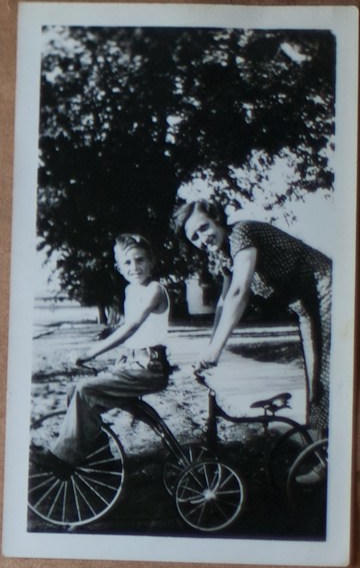
#> input picture sub_images/laura-fuhrman-73OJLcahQHg-unsplash_sub_0_7ca3248c-8a8d-4dc5-81fa-34703e6caf20.jpg, 360 x 568 px
$ python extract_polaroids.py sub_images/laura-fuhrman-73OJLcahQHg-unsplash_sub_0_7ca3248c-8a8d-4dc5-81fa-34703e6caf20.jpg
#> lines starting #> are read from the running program, lines starting #| are printed output that depends on the picture; after the words box and inside, x2 and y2 are one past the last pixel; in counts of white or black regions, pixels touching at a corner belong together
#!/usr/bin/env python3
"""
Extracts individual polaroid photos from a grid layout using contour detection.
"""

import cv2
import numpy as np
import json
import sys

def extract_polaroids(image_path):
    # Read the image
    img = cv2.imread(image_path)
#> img is the input picture: shape (568, 360, 3); mean B, G, R 96.7, 92.7, 87
    if img is None:
        return []

    # Convert to grayscale
    gray = cv2.cvtColor(img, cv2.COLOR_BGR2GRAY)
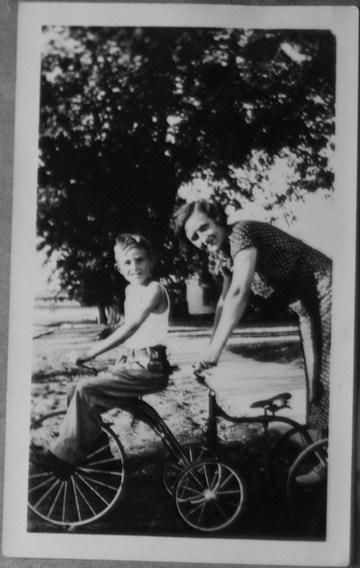
#> gray: shape (568, 360); min 0, max 207, mean 91.4

    # Apply bilateral filter to reduce noise while keeping edges sharp
    filtered = cv2.bilateralFilter(gray, 9, 75, 75)
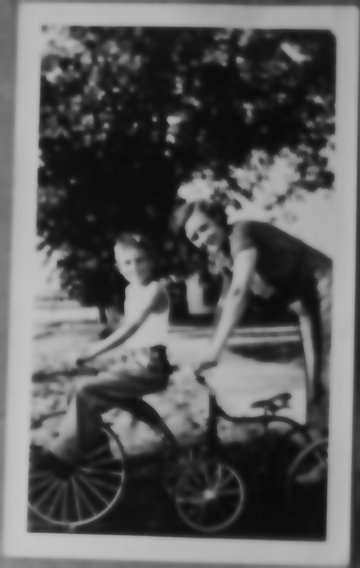
#> filtered: shape (568, 360); min 8, max 199, mean 91.4

    # Apply adaptive thresholding to get binary image
    thresh = cv2.adaptiveThreshold(filtered, 255, cv2.ADAPTIVE_THRESH_GAUSSIAN_C,
                                   cv2.THRESH_BINARY, 11, 2)
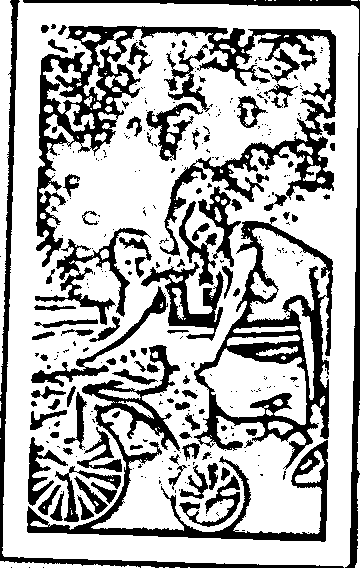
#> thresh: shape (568, 360); 70.3% white; 340 black regions (238 under 20 px), largest, box (x1, y1, x2, y2) and area: (36, 26, 336, 267) 14939, (194, 217, 333, 470) 9009, (27, 345, 328, 542) 7375

    # Apply morphological operations to clean up the image
    kernel = np.ones((5,5), np.uint8)
    morph = cv2.morphologyEx(thresh, cv2.MORPH_CLOSE, kernel)
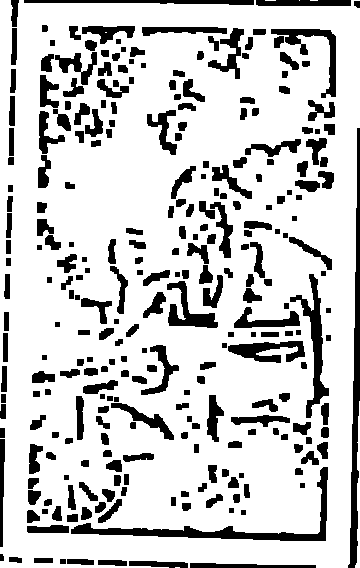
#> morph: shape (568, 360); 79.7% white; 275 black regions, largest, box (x1, y1, x2, y2) and area: (71, 467, 328, 541) 2345, (348, 128, 360, 568) 2289, (290, 274, 329, 418) 1415
    morph = cv2.morphologyEx(morph, cv2.MORPH_OPEN, kernel)
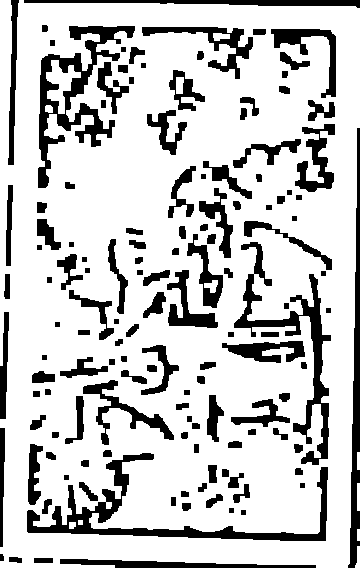
#> morph: shape (568, 360); 78.4% white; 134 black regions

    # Find contours
    contours, _ = cv2.findContours(morph, cv2.RETR_EXTERNAL, cv2.CHAIN_APPROX_SIMPLE)
#> contours = 5 contours; box (x1, y1, x2, y2) and area: (0, 0, 360, 568) 195916, (357, 483, 360, 511) 54, (355, 546, 360, 568) 49, (357, 452, 360, 470) 34, (357, 529, 360, 541) 22

    # Filter contours to find rectangular regions (polaroids)
    rectangles = []
    img_area = img.shape[0] * img.shape[1]
#> img_area = 204480

    for contour in contours:
        # Get bounding rectangle
        x, y, w, h = cv2.boundingRect(contour)

        # Calculate area and aspect ratio
        area = w * h
        aspect_ratio = w / h if h > 0 else 0

        # Filter based on size and aspect ratio
        # Polaroids are typically squarish to slightly rectangular
        if (area > img_area * 0.005 and  # At least 0.5% of image
            area < img_area * 0.5 and      # At most 50% of image
            0.5 < aspect_ratio < 2.0 and   # Reasonable aspect ratio
            w > 100 and h > 100):          # Minimum size

            # Check if the contour is approximately rectangular
            epsilon = 0.02 * cv2.arcLength(contour, True)
            approx = cv2.approxPolyDP(contour, epsilon, True)

            # A rectangle should have 4 vertices
            if len(approx) >= 4 and len(approx) <= 8:
                rectangles.append({
                    'x': int(x),
                    'y': int(y),
                    'width': int(w),
                    'height': int(h),
                    'confidence': float(len(approx) == 4)  # Higher confidence for perfect rectangles
                })
#> this loop made 5 passes
#> (contour, x, y, w, h, area, aspect_ratio) on passes 2 to 4: ([[357, 529], [357, 540], [359, 540], [359, 529]], 357, 529, 3, 12, 36, 0.25), ([[357, 483], [357, 510], [359, 510], [359, 483]], 357, 483, 3, 28, 84, 0.107), ([[357, 452], [357, 469], [359, 469], [359, 452]], 357, 452, 3, 18, 54, 0.167)
#> (x, y, w, h, area, aspect_ratio) on passes 1, 5: (355, 546, 5, 22, 110, 0.227), (0, 0, 360, 568, 204480, 0.634)
#> after the loop, rectangles = []

    # Sort by position (top to bottom, left to right)
    rectangles.sort(key=lambda r: (r['y'] // 100, r['x']))

    return rectangles

if __name__ == "__main__":
    if len(sys.argv) != 2:
        print(json.dumps([]))
        sys.exit(0)

    image_path = sys.argv[1]
    rectangles = extract_polaroids(image_path)
#> rectangles = []
    print(json.dumps(rectangles))

$ run again, on sub_images/laura-fuhrman-73OJLcahQHg-unsplash_sub_2_75bc04e0-127b-41fc-ad16-7afe8d56e349.jpg
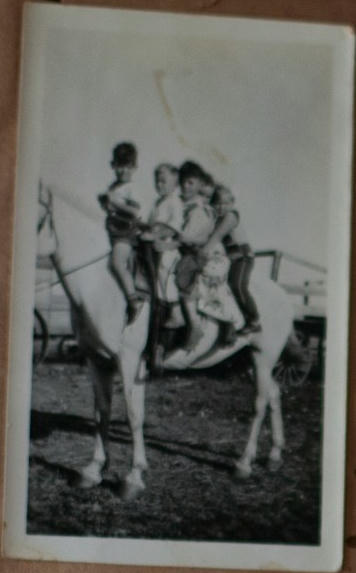
#> input picture sub_images/laura-fuhrman-73OJLcahQHg-unsplash_sub_2_75bc04e0-127b-41fc-ad16-7afe8d56e349.jpg, 356 x 573 px
#> in extract_polaroids, img is the input picture: shape (573, 356, 3); mean B, G, R 93.3, 98.6, 98.1
#> in extract_polaroids, `thresh = cv2.adaptiveThreshold(filtered, 255, cv2.ADAPTIVE_THRESH_GAUS..`:
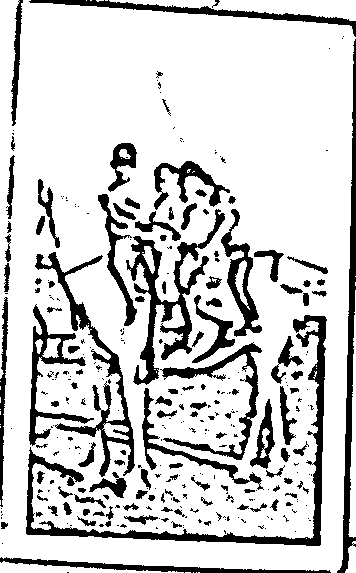
#> thresh: shape (573, 356); 81.1% white; 304 black regions (183 under 20 px), largest, box (x1, y1, x2, y2) and area: (26, 315, 327, 546) 5016, (126, 209, 225, 385) 3644, (35, 252, 135, 477) 3131
#> in extract_polaroids, `morph = cv2.morphologyEx(morph, cv2.MORPH_OPEN, kernel)`:
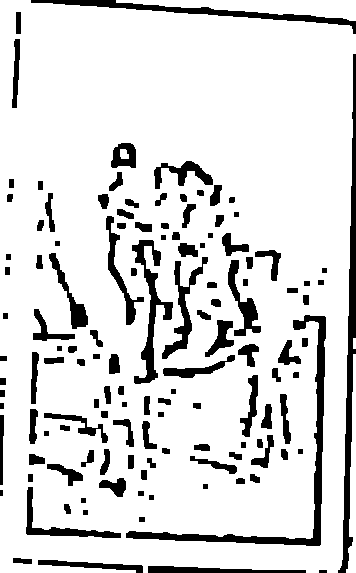
#> morph: shape (573, 356); 86% white; 128 black regions (1 under 20 px)
#> contours = 4 contours; box (x1, y1, x2, y2) and area: (0, 0, 356, 573) 192767, (116, 0, 356, 21) 2383, (346, 354, 356, 573) 894, (353, 338, 356, 349) 20
#> the loop in extract_polaroids, `for contour in contours:` made 4 passes
#> (x, y, w, h, area, aspect_ratio) on passes 1, 3, 4: (346, 354, 10, 219, 2190, 0.0457), (116, 0, 240, 21, 5040, 11.43), (0, 0, 356, 573, 203988, 0.621)
#> after the loop in extract_polaroids, `for contour in contours:`: rectangles = []

$ run again, on sub_images/laura-fuhrman-73OJLcahQHg-unsplash_sub_4_8c85ac1d-b59b-490e-a4f1-ff8f3d79252f.jpg
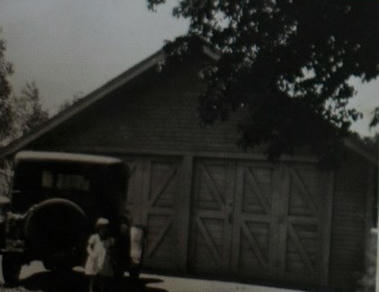
#> input picture sub_images/laura-fuhrman-73OJLcahQHg-unsplash_sub_4_8c85ac1d-b59b-490e-a4f1-ff8f3d79252f.jpg, 379 x 292 px
#> in extract_polaroids, img is the input picture: shape (292, 379, 3); mean B, G, R 42.3, 45.8, 45.1
#> in extract_polaroids, `thresh = cv2.adaptiveThreshold(filtered, 255, cv2.ADAPTIVE_THRESH_GAUS..`:
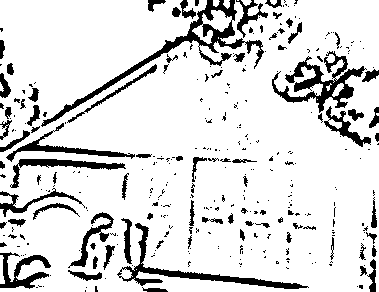
#> thresh: shape (292, 379); 85.9% white; 329 black regions (242 under 20 px), largest, box (x1, y1, x2, y2) and area: (41, 0, 264, 127) 2349, (272, 51, 367, 113) 1809, (117, 223, 309, 289) 1466
#> in extract_polaroids, `morph = cv2.morphologyEx(morph, cv2.MORPH_OPEN, kernel)`:
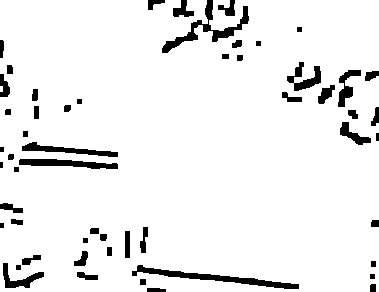
#> morph: shape (292, 379); 93.2% white; 54 black regions (1 under 20 px)
#> contours = 2 contours, 1 with area under 20; largest, box (x1, y1, x2, y2) and area: (0, 0, 379, 292) 107542
#> the loop in extract_polaroids, `for contour in contours:` made 2 passes
#> (x, y, w, h, area, aspect_ratio) on pass 2: (0, 0, 379, 292, 110668, 1.3)
#> after the loop in extract_polaroids, `for contour in contours:`: rectangles = []
